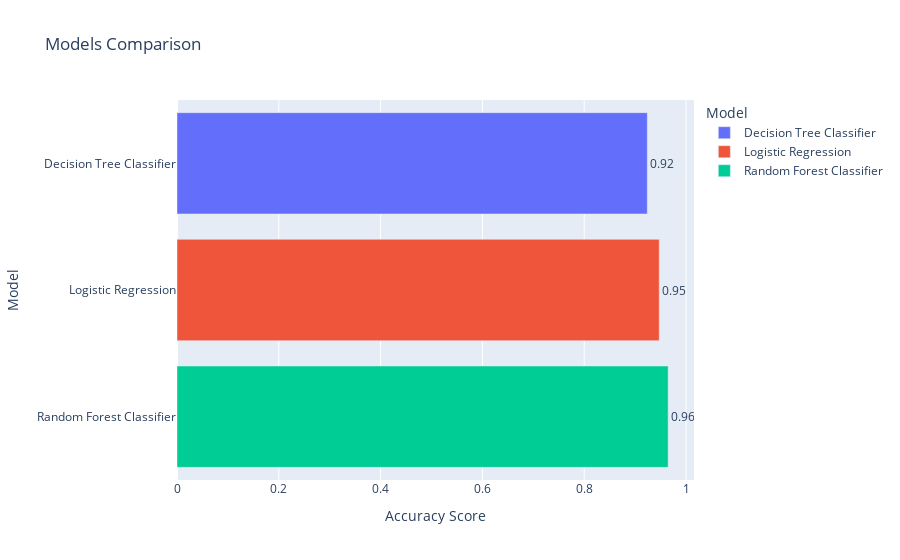

This figure's notebook cell:
### Code cell
import pandas as pd
import plotly.express as px

# Replace these with your actual accuracy values

# Logistic_Accuracy = 0.96
# Decision_Tree_Accuracy = 0.93
# Random_Forest_Accuracy = 0.95

models = pd.DataFrame({
    'Model': ['Logistic Regression', 'Decision Tree Classifier', 'Random Forest Classifier'],
    'Score': [Logistic_Regression, Decision_Tree_Accuracy, Random_Forest_Accuracy]
})

# Sort by score
sorted_models = models.sort_values(by='Score', ascending=True)

# Plot
fig = px.bar(sorted_models, x='Score', y='Model',
             title='Models Comparison', orientation='h',
             color='Model', text='Score')

fig.update_traces(texttemplate='%{text:.2f}', textposition='outside')
fig.update_layout(xaxis_title='Accuracy Score', yaxis_title='Model')

# this is used to run output on "browser" the outputs will be show on new page of browser.

# import plotly.io as pio
# pio.renderers.default = 'browser'

fig.show()

### Figure 1 — Plotly figure (JSON) as saved in the notebook; plotly's stock layout.template omitted (floating-point values rounded to 4 significant figures)
{"data": [{"hovertemplate": "Model=%{y}<br>Score=%{text}<extra></extra>", "legendgroup": "Decision Tree Classifier", "marker": {"color": "#636efa", "pattern": {"shape": ""}}, "name": "Decision Tree Classifier", "orientation": "h", "showlegend": true, "text": [0.924], "textposition": "outside", "texttemplate": "%{text:.2f}", "type": "bar", "x": [0.924], "xaxis": "x", "y": ["Decision Tree Classifier"], "yaxis": "y"}, {"hovertemplate": "Model=%{y}<br>Score=%{text}<extra></extra>", "legendgroup": "Logistic Regression", "marker": {"color": "#EF553B", "pattern": {"shape": ""}}, "name": "Logistic Regression", "orientation": "h", "showlegend": true, "text": [0.9474], "textposition": "outside", "texttemplate": "%{text:.2f}", "type": "bar", "x": [0.9474], "xaxis": "x", "y": ["Logistic Regression"], "yaxis": "y"}, {"hovertemplate": "Model=%{y}<br>Score=%{text}<extra></extra>", "legendgroup": "Random Forest Classifier", "marker": {"color": "#00cc96", "pattern": {"shape": ""}}, "name": "Random Forest Classifier", "orientation": "h", "showlegend": true, "text": [0.9649], "textposition": "outside", "texttemplate": "%{text:.2f}", "type": "bar", "x": [0.9649], "xaxis": "x", "y": ["Random Forest Classifier"], "yaxis": "y"}], "layout": {"barmode": "relative", "legend": {"title": {"text": "Model"}, "tracegroupgap": 0}, "title": {"text": "Models Comparison"}, "xaxis": {"anchor": "y", "domain": [0, 1], "title": {"text": "Accuracy Score"}}, "yaxis": {"anchor": "x", "categoryarray": ["Random Forest Classifier", "Logistic Regression", "Decision Tree Classifier"], "categoryorder": "array", "domain": [0, 1], "title": {"text": "Model"}}}}
